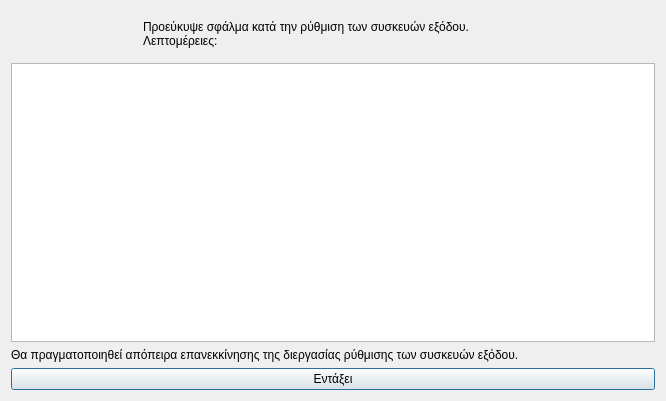
<?xml version="1.0" encoding="UTF-8"?>
<ui version="4.0">
 <class>Dialog</class>
 <widget class="QDialog" name="Dialog">
  <property name="geometry">
   <rect>
    <x>0</x>
    <y>0</y>
    <width>666</width>
    <height>401</height>
   </rect>
  </property>
  <property name="windowTitle">
   <string>Σφάλμα κατά την ρύθμιση συσκευών εξόδου</string>
  </property>
  <property name="windowIcon">
   <iconset resource="../../../icons.qrc">
    <normaloff>:/rest-windows/assets/images/rest-windows/information.png</normaloff>:/rest-windows/assets/images/rest-windows/information.png</iconset>
  </property>
  <layout class="QGridLayout" name="gridLayout">
   <item row="0" column="0">
    <widget class="QFrame" name="frame">
     <property name="styleSheet">
      <string notr="true">QFrame{border:0px;}</string>
     </property>
     <property name="frameShape">
      <enum>QFrame::StyledPanel</enum>
     </property>
     <property name="frameShadow">
      <enum>QFrame::Raised</enum>
     </property>
     <layout class="QHBoxLayout" name="horizontalLayout">
      <item>
       <widget class="QLabel" name="image_label">
        <property name="maximumSize">
         <size>
          <width>117</width>
          <height>117</height>
         </size>
        </property>
        <property name="text">
         <string/>
        </property>
        <property name="pixmap">
         <pixmap resource="../../../icons.qrc">:/rest-windows/assets/images/rest-windows/information.png</pixmap>
        </property>
        <property name="scaledContents">
         <bool>true</bool>
        </property>
       </widget>
      </item>
      <item>
       <widget class="QLabel" name="label">
        <property name="text">
         <string>Προεύκυψε σφάλμα κατά την ρύθμιση των συσκευών εξόδου.
Λεπτομέρειες:</string>
        </property>
        <property name="alignment">
         <set>Qt::AlignJustify|Qt::AlignVCenter</set>
        </property>
       </widget>
      </item>
     </layout>
    </widget>
   </item>
   <item row="3" column="0">
    <widget class="QPushButton" name="ok">
     <property name="text">
      <string>Εντάξει</string>
     </property>
     <property name="icon">
      <iconset resource="../../../icons.qrc">
       <normaloff>:/rest-windows/assets/images/rest-windows/ok.png</normaloff>:/rest-windows/assets/images/rest-windows/ok.png</iconset>
     </property>
    </widget>
   </item>
   <item row="1" column="0">
    <widget class="QPlainTextEdit" name="details"/>
   </item>
   <item row="2" column="0">
    <widget class="QLabel" name="label_2">
     <property name="text">
      <string>Θα πραγματοποιηθεί απόπειρα επανεκκίνησης της διεργασίας ρύθμισης των συσκευών εξόδου.</string>
     </property>
     <property name="alignment">
      <set>Qt::AlignJustify|Qt::AlignVCenter</set>
     </property>
    </widget>
   </item>
  </layout>
 </widget>
 <tabstops>
  <tabstop>details</tabstop>
  <tabstop>ok</tabstop>
 </tabstops>
 <resources>
  <include location="../../../icons.qrc"/>
  <include location="../../../icons.qrc"/>
 </resources>
 <connections/>
</ui>
